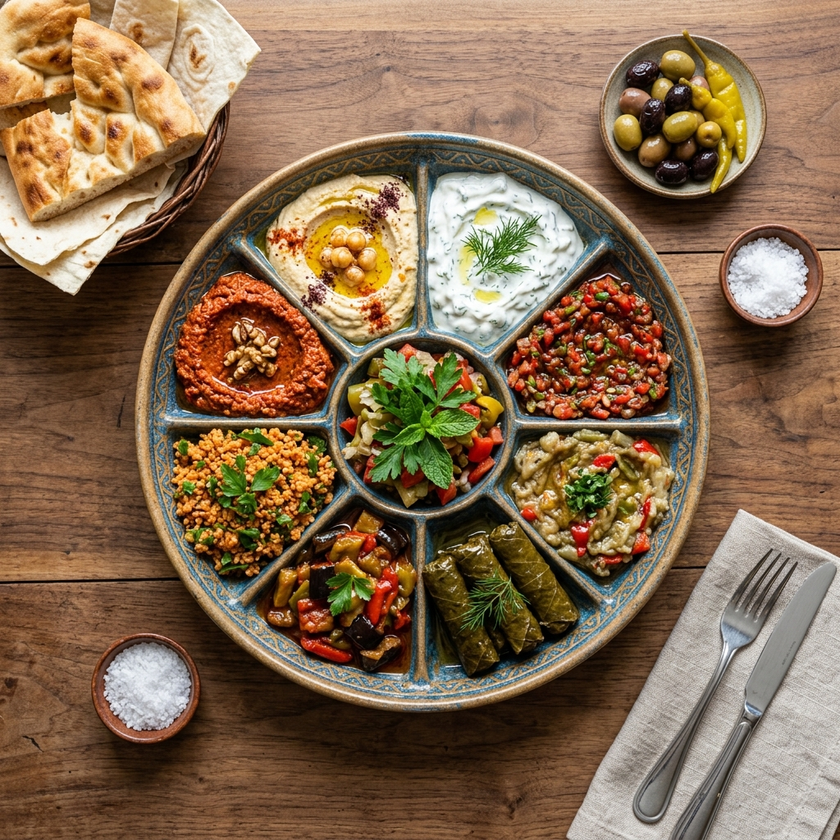
#> input picture assets/img/products/karisik_meze_tabagi_ai.png, 840 x 840 px, shrunk from 1024 x 1024 before the run
$ python -i edit_images.py   (imports and definitions only)
#> lines starting #> are read from the running program, lines starting #| are printed output that depends on the picture
import os
from PIL import Image, ImageEnhance
import shutil

src_ai_image = r"C:\Users\oarsl\.gemini\antigravity-ide\brain\6df10031-a5e3-4757-b3ae-0e807e572539\karisik_meze_tabagi_ai_1785772134438.png"
dst_img1 = r"c:\Users\oarsl\Desktop\Is Dosyasi\Taka Fisch Haus\assets\img\products\karisik_meze_tabagi_ai.png"
dst_img2 = r"c:\Users\oarsl\Desktop\Is Dosyasi\Taka Fisch Haus\qr-menu\assets\img\products\karisik_meze_tabagi_ai.png"

# [4 lines not run here, left out]

def enhance_and_crop(img_path):
    if not os.path.exists(img_path):
        return
    img = Image.open(img_path)
#> img is the input picture: PIL image 840x840 RGB; mean R, G, B 133, 106.5, 80
    # Crop to 1:1 (Center)
    width, height = img.size
#> width = 840; height = 840
    new_size = min(width, height)
#> new_size = 840
    left = (width - new_size) / 2
#> left = 0
    top = (height - new_size) / 2
#> top = 0
    right = (width + new_size) / 2
#> right = 840
    bottom = (height + new_size) / 2
#> bottom = 840
    img = img.crop((left, top, right, bottom))

    # Enhance Color (Saturation)
    enhancer_color = ImageEnhance.Color(img)
    img = enhancer_color.enhance(1.25)
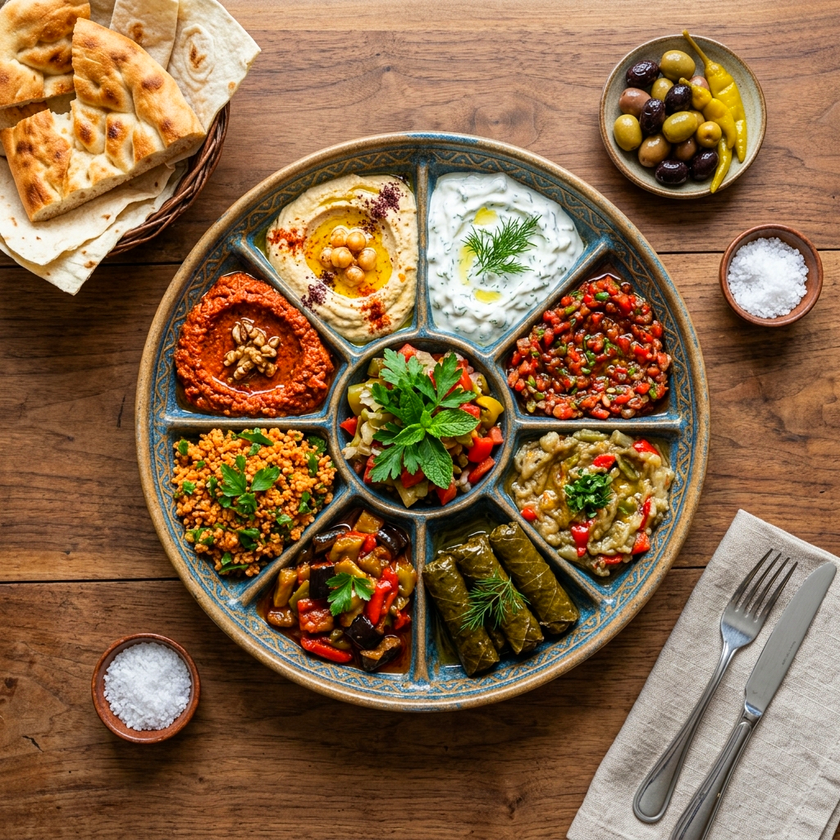
#> img: PIL image 840x840 RGB; mean R, G, B 138, 104.9, 72.7

    # Enhance Brightness
    enhancer_brightness = ImageEnhance.Brightness(img)
    img = enhancer_brightness.enhance(1.1)
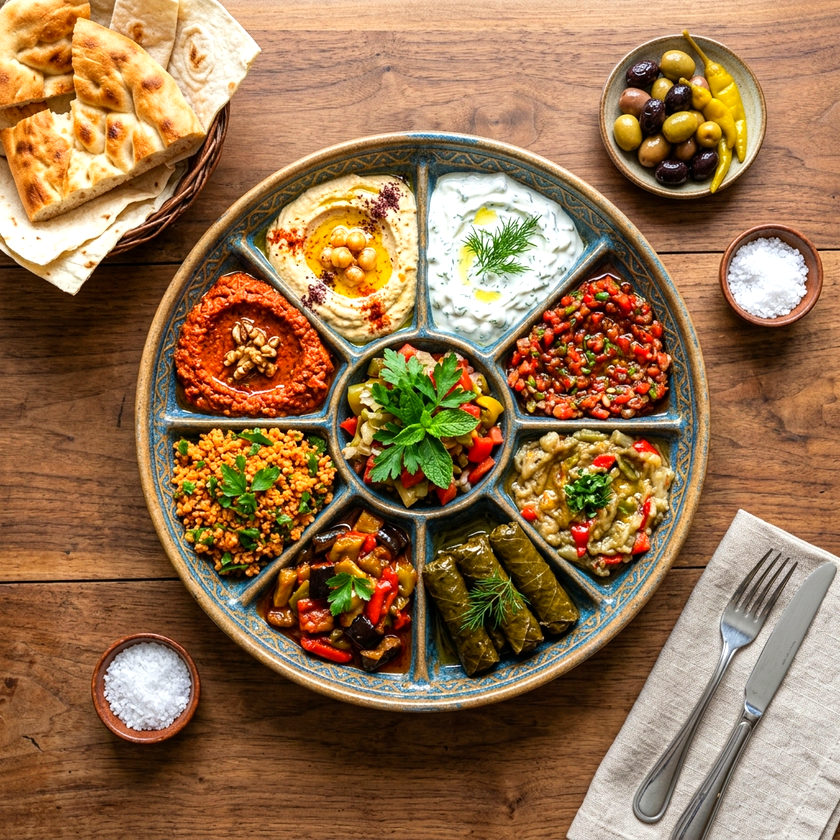
#> img: PIL image 840x840 RGB; mean R, G, B 150.2, 114.7, 79.3

    # Enhance Contrast
    enhancer_contrast = ImageEnhance.Contrast(img)
    img = enhancer_contrast.enhance(1.1)

    # Overwrite the original
    img.save(img_path)

images_to_edit = ['havuc_tarator.jpg', 'urla_meze.jpg', 'kuru_cacik.jpg']
dirs = [
    r"c:\Users\oarsl\Desktop\Is Dosyasi\Taka Fisch Haus\assets\img\products",
    r"c:\Users\oarsl\Desktop\Is Dosyasi\Taka Fisch Haus\qr-menu\assets\img\products"
]

# [6 lines not run here, left out]

>>> result = enhance_and_crop('../assets/img/products/karisik_meze_tabagi_ai.png')
